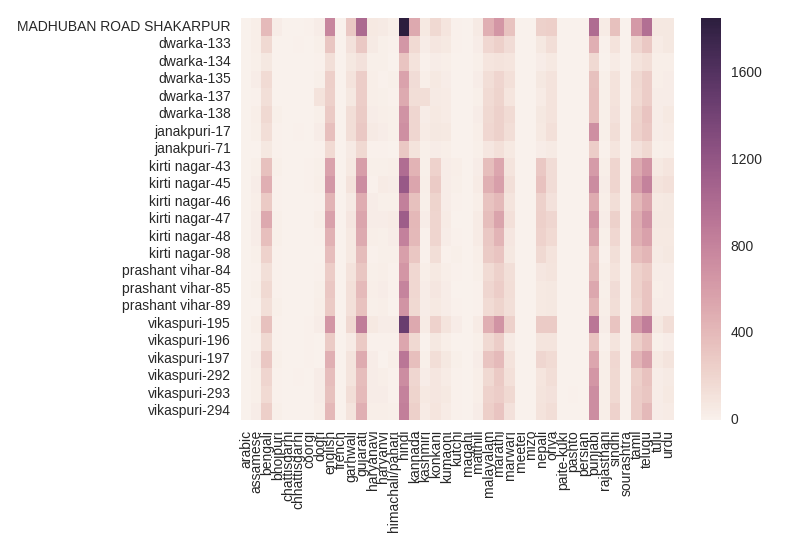

Recreate this plot in Python.
import numpy as np
import pandas as pd
import matplotlib.pyplot as plt
import seaborn as sns; sns.set()
import itertools

df=pd.read_excel('Delhi_mapping.xlsx')
X=pd.DataFrame(df)
X.drop(['name','community mapped by name','community mapped by surname'],1,inplace="True");
for i in range(len(X)):
	comm=eval(X.iloc[i]['community'])
	comm=[str(x) for x in comm]   #converting string to list
	X.iloc[i]['community']=comm   #storing the communities as a list.

stn=np.unique(np.array(X['Polling Station Number']))
com=sum(X['community'],[])  #converting lists of lists into a single lists containing all communities
com=np.unique(np.array(com))

mapX=pd.DataFrame(columns=com, index=stn)   #mapX[i][j] will store the the number of people belonging to j-th community in i-th station
for i in range(len(stn)):
	for j in range(len(com)):
		mapX.iloc[i][j]=0  # initializing the frequencies with zero

print("Generating heatmap")
#counting the frequencies
for i in range(len(X)):
	st=X.iloc[i]['Polling Station Number']     #denotes the polling station number
	for j in X.iloc[i]['community']:
		mapX.loc[st][j]+=1

print("Heatmap ready!")
mapX.fillna(value=0, inplace=True)   #filling all NaN values which pose problems in heatmap generation and future calculations
img=sns.heatmap(mapX)
loc, labels=plt.xticks()
loc2, labels2=plt.yticks()
img.set_xticklabels(labels, rotation=90)
img.set_yticklabels(labels2, rotation=0)
img.figure.tight_layout()
img.figure.savefig('heatmap.png')
plt.show()
